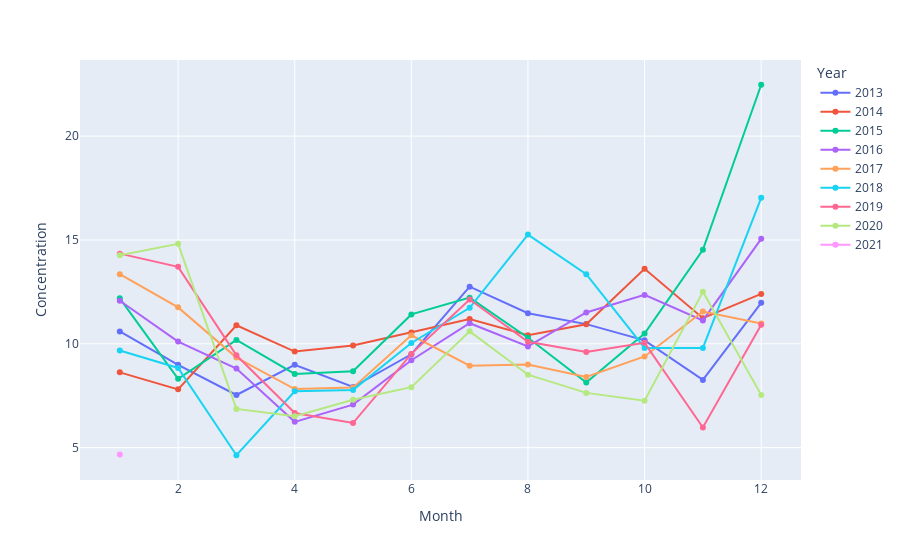

Source (notebook cell):
### Code cell
fig = px.line(mad_compact_pm2, x='Month', y='Concentration', color='Year', markers=True)
fig.show()

### Figure 1 — Plotly figure (JSON) as saved in the notebook; plotly's stock layout.template omitted (floating-point values rounded to 4 significant figures)
{"data": [{"hovertemplate": "Year=2013<br>Month=%{x}<br>Concentration=%{y}<extra></extra>", "legendgroup": "2013", "line": {"color": "#636efa", "dash": "solid"}, "marker": {"symbol": "circle"}, "mode": "markers+lines", "name": "2013", "orientation": "v", "showlegend": true, "type": "scatter", "x": [1, 2, 3, 4, 5, 6, 7, 8, 9, 10, 11, 12], "xaxis": "x", "y": [10.59, 8.986, 7.534, 8.989, 7.919, 9.497, 12.75, 11.47, 10.95, 10.17, 8.262, 11.97], "yaxis": "y"}, {"hovertemplate": "Year=2014<br>Month=%{x}<br>Concentration=%{y}<extra></extra>", "legendgroup": "2014", "line": {"color": "#EF553B", "dash": "solid"}, "marker": {"symbol": "circle"}, "mode": "markers+lines", "name": "2014", "orientation": "v", "showlegend": true, "type": "scatter", "x": [1, 2, 3, 4, 5, 6, 7, 8, 9, 10, 11, 12], "xaxis": "x", "y": [8.626, 7.807, 10.89, 9.627, 9.914, 10.54, 11.19, 10.41, 10.94, 13.61, 11.23, 12.4], "yaxis": "y"}, {"hovertemplate": "Year=2015<br>Month=%{x}<br>Concentration=%{y}<extra></extra>", "legendgroup": "2015", "line": {"color": "#00cc96", "dash": "solid"}, "marker": {"symbol": "circle"}, "mode": "markers+lines", "name": "2015", "orientation": "v", "showlegend": true, "type": "scatter", "x": [1, 2, 3, 4, 5, 6, 7, 8, 9, 10, 11, 12], "xaxis": "x", "y": [12.19, 8.313, 10.19, 8.547, 8.675, 11.42, 12.22, 10.29, 8.137, 10.49, 14.53, 22.48], "yaxis": "y"}, {"hovertemplate": "Year=2016<br>Month=%{x}<br>Concentration=%{y}<extra></extra>", "legendgroup": "2016", "line": {"color": "#ab63fa", "dash": "solid"}, "marker": {"symbol": "circle"}, "mode": "markers+lines", "name": "2016", "orientation": "v", "showlegend": true, "type": "scatter", "x": [1, 2, 3, 4, 5, 6, 7, 8, 9, 10, 11, 12], "xaxis": "x", "y": [12.07, 10.11, 8.811, 6.241, 7.071, 9.208, 10.99, 9.872, 11.51, 12.36, 11.13, 15.05], "yaxis": "y"}, {"hovertemplate": "Year=2017<br>Month=%{x}<br>Concentration=%{y}<extra></extra>", "legendgroup": "2017", "line": {"color": "#FFA15A", "dash": "solid"}, "marker": {"symbol": "circle"}, "mode": "markers+lines", "name": "2017", "orientation": "v", "showlegend": true, "type": "scatter", "x": [1, 2, 3, 4, 5, 6, 7, 8, 9, 10, 11, 12], "xaxis": "x", "y": [13.35, 11.75, 9.338, 7.821, 7.89, 10.41, 8.943, 9, 8.401, 9.392, 11.55, 10.97], "yaxis": "y"}, {"hovertemplate": "Year=2018<br>Month=%{x}<br>Concentration=%{y}<extra></extra>", "legendgroup": "2018", "line": {"color": "#19d3f3", "dash": "solid"}, "marker": {"symbol": "circle"}, "mode": "markers+lines", "name": "2018", "orientation": "v", "showlegend": true, "type": "scatter", "x": [1, 2, 3, 4, 5, 6, 7, 8, 9, 10, 11, 12], "xaxis": "x", "y": [9.679, 8.838, 4.633, 7.716, 7.781, 10.04, 11.74, 15.26, 13.35, 9.799, 9.802, 17.03], "yaxis": "y"}, {"hovertemplate": "Year=2019<br>Month=%{x}<br>Concentration=%{y}<extra></extra>", "legendgroup": "2019", "line": {"color": "#FF6692", "dash": "solid"}, "marker": {"symbol": "circle"}, "mode": "markers+lines", "name": "2019", "orientation": "v", "showlegend": true, "type": "scatter", "x": [1, 2, 3, 4, 5, 6, 7, 8, 9, 10, 11, 12], "xaxis": "x", "y": [14.34, 13.71, 9.446, 6.665, 6.185, 9.515, 12.13, 10.1, 9.608, 10.05, 5.97, 10.91], "yaxis": "y"}, {"hovertemplate": "Year=2020<br>Month=%{x}<br>Concentration=%{y}<extra></extra>", "legendgroup": "2020", "line": {"color": "#B6E880", "dash": "solid"}, "marker": {"symbol": "circle"}, "mode": "markers+lines", "name": "2020", "orientation": "v", "showlegend": true, "type": "scatter", "x": [1, 2, 3, 4, 5, 6, 7, 8, 9, 10, 11, 12], "xaxis": "x", "y": [14.26, 14.81, 6.863, 6.51, 7.308, 7.912, 10.6, 8.512, 7.637, 7.262, 12.5, 7.541], "yaxis": "y"}, {"hovertemplate": "Year=2021<br>Month=%{x}<br>Concentration=%{y}<extra></extra>", "legendgroup": "2021", "line": {"color": "#FF97FF", "dash": "solid"}, "marker": {"symbol": "circle"}, "mode": "markers+lines", "name": "2021", "orientation": "v", "showlegend": true, "type": "scatter", "x": [1], "xaxis": "x", "y": [4.667], "yaxis": "y"}], "layout": {"legend": {"title": {"text": "Year"}, "tracegroupgap": 0}, "margin": {"t": 60}, "xaxis": {"anchor": "y", "domain": [0, 1], "title": {"text": "Month"}}, "yaxis": {"anchor": "x", "domain": [0, 1], "title": {"text": "Concentration"}}}}
